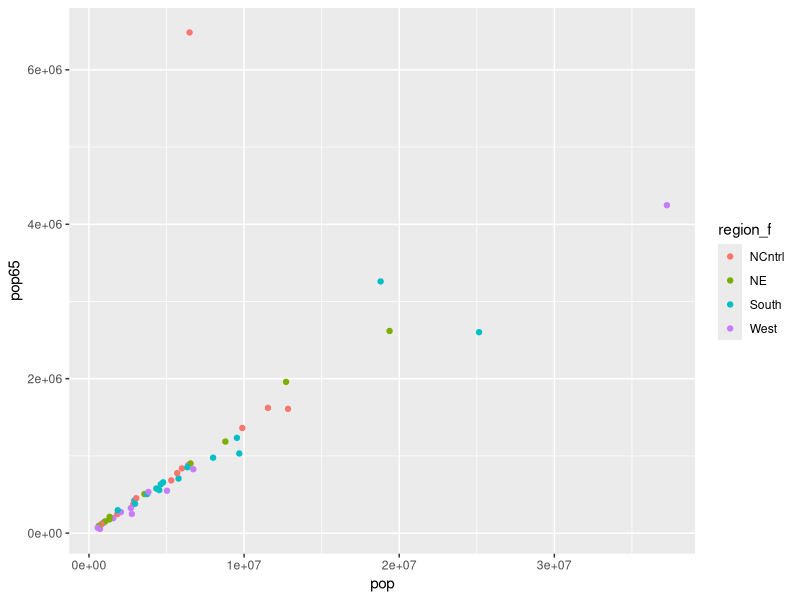
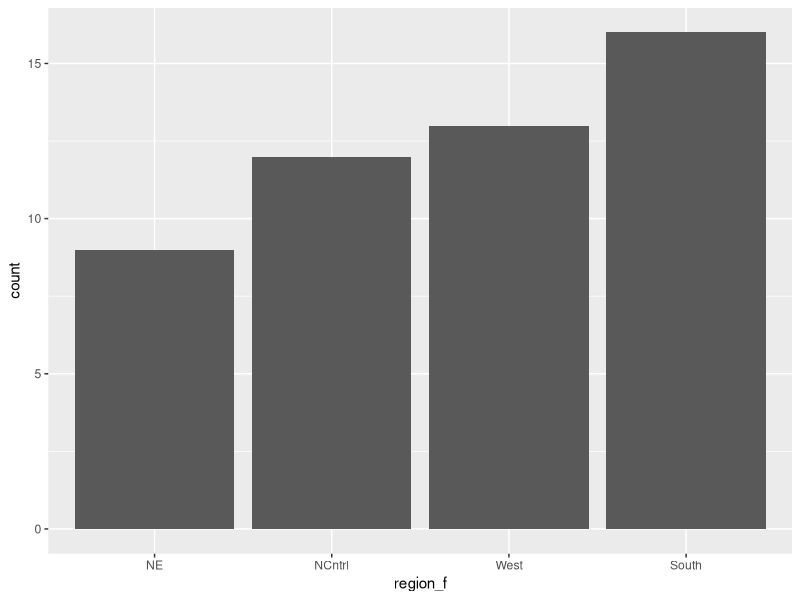
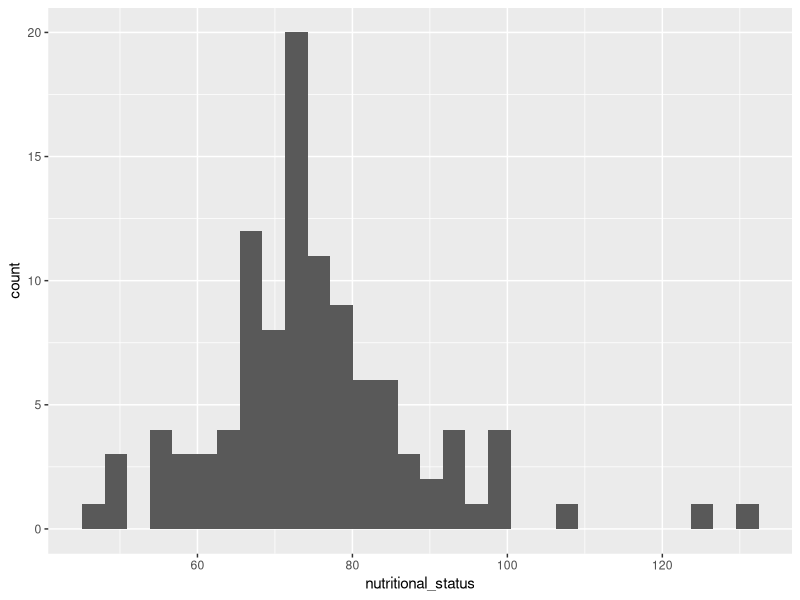
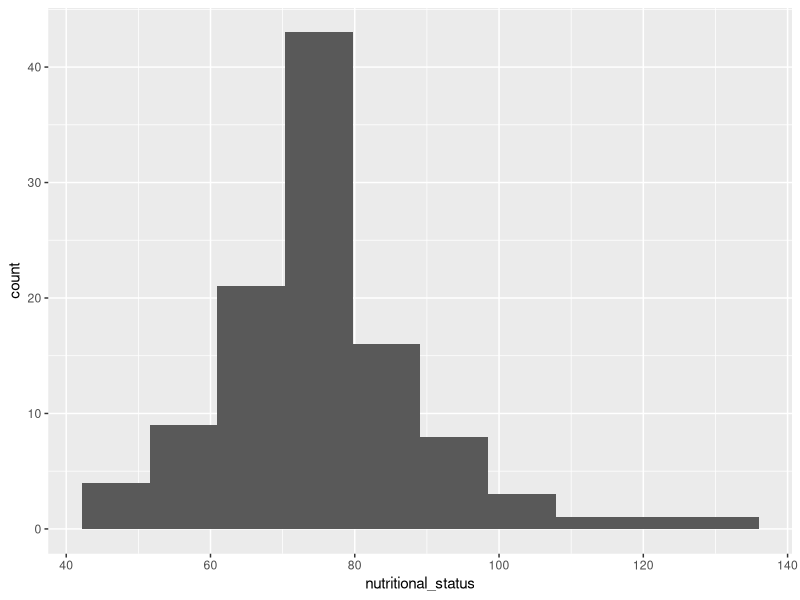
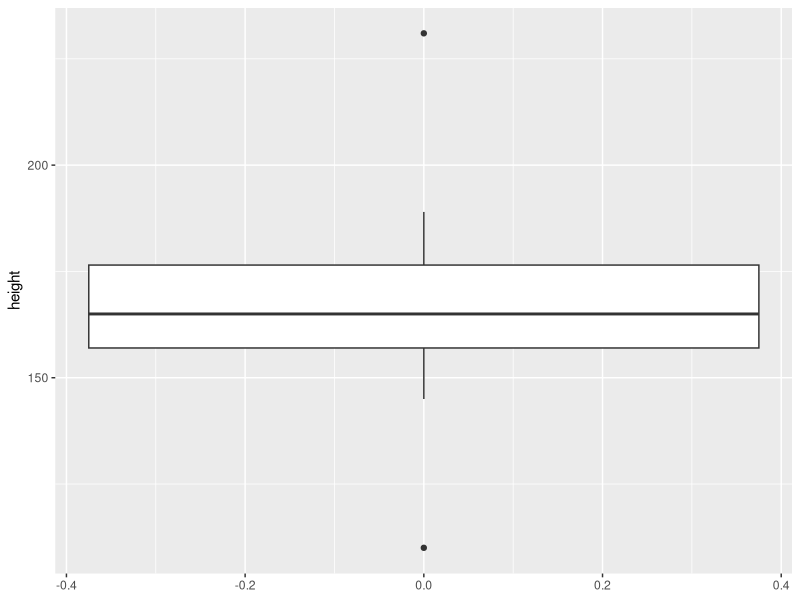
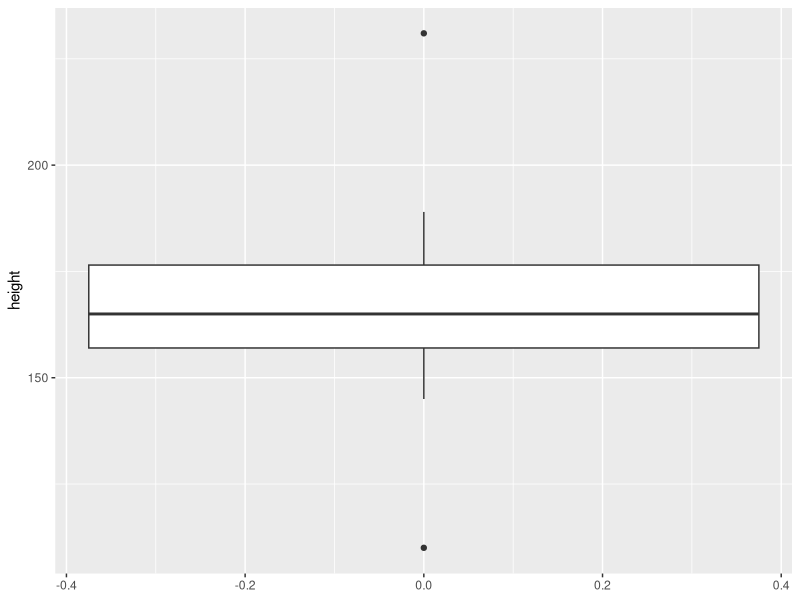
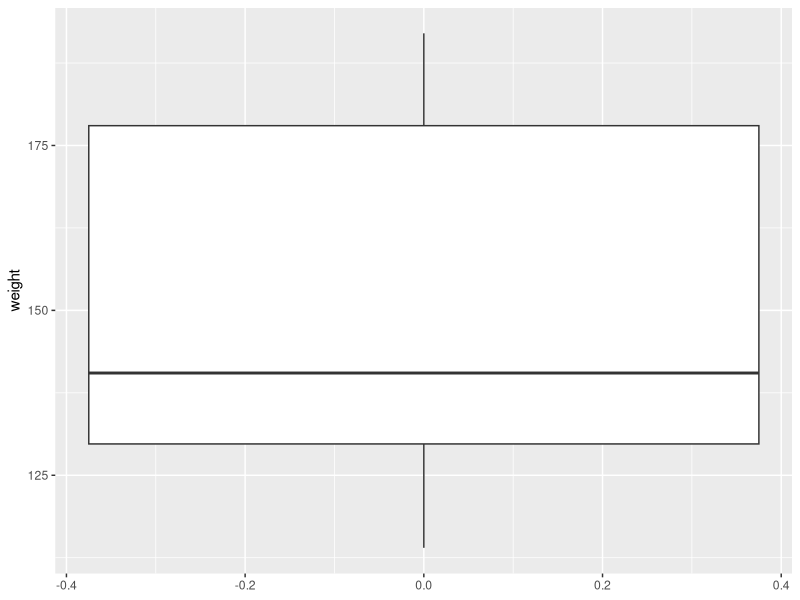
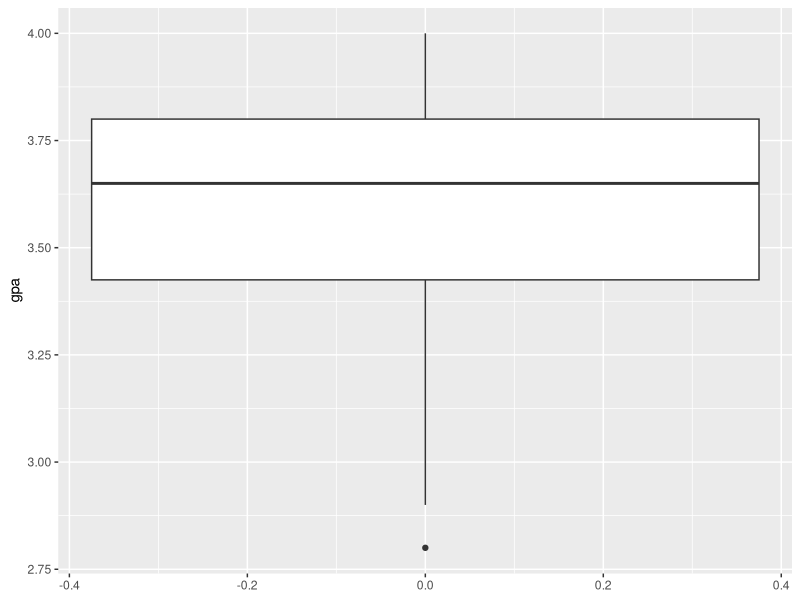

Write the R code that produced these figures, in order.
## ---- chunk 1
#| label: load-packages
library(dplyr, warn.conflicts = FALSE) # The "warn.conflicts" part is optional
library(ggplot2, warn.conflicts = FALSE)
## ---- chunk 2
census <- tribble(
  ~state, ~region,  ~pop,     ~pop65,  ~medage,
  "AL",   "South",  4779736,  657792,  37.9,
  "AK",   "West",   710231,   54938,   33.8,
  "AZ",   "West",   6392017,  881831,  35.9,
  "AR",   "South",  2915918,  419981,  37.4,
  "CA",   "West",   37253956, 4246514, 35.2, 
  "CO",   "West",   5029196,  549625,  36.1, 
  "CT",   "NE",     3574097,  506559,  40.0, 
  "DE",   "South",  897934,   129277,  38.8,
  "FL",   "South",  18801310, 3259602, 40.7,
  "GA",   "South",  9687653,  1032035, 35.3,
  "HI",   "West",   1360301,  195138,  38.6,
  "ID",   "West",   1567582,  194668,  34.6,
  "IL",   "NCntrl", 12830632, 1609213, 36.6,
  "IN",   "NCntrl", 6483802,  6483802, 37.0,
  "IA",   "NCntrl", 3046355,  452888,  38.1,
  "KS",   "NCntrl", 2853118,  376116,  36.0,
  "KY",   "South",  4339367,  578227,  38.1,
  "LA",   "South",  4533372,  557857,  35.8,
  "ME",   "NE",     1328361,  211080,  42.7,
  "MD",   "South",  5773552,  707642,  38.0,
  "MA",   "NE",     6547629,  902724,  39.1,
  "MI",   "NCntrl", 9883640,  1361530, 38.9,
  "MN",   "NCntrl", 5303925,  683121,  37.4,
  "MS",   "South",  2967297,  380407,  36.0,
  "MO",   "NCntrl", 5988927,  838294,  37.9,
  "MT",   "West",   989415,   146742,  39.8,
  "NE",   "NCntrl", 1826341,  246677,  36.2,
  "NV",   "West",   2700551,  324359,  36.3,
  "NH",   "NE",     1316470,  178268,  41.1,
  "NJ",   "NE",     8791894,  1185993, 39.0,
  "NM",   "West",   2059179,  272255,  36.7,
  "NY",   "NE",     19378102, 2617943, 38.0,
  "NC",   "South",  9535483,  1234079, 37.4,
  "ND",   "NCntrl", 672591,   97477,   37.0,
  "OH",   "NCntrl", 11536504, 1622015, 38.8,
  "OK",   "South",  3751351,  506714,  36.2,
  "OR",   "West",   3831074,  533533,  38.4,
  "PA",   "NE",     12702379, 1959307, 40.1,
  "RI",   "NE",     1052567,  151881,  39.4,
  "SC",   "South",  4625364,  631874,  37.9,
  "SD",   "NCntrl", 814180,   116581,  36.9,
  "TN",   "South",  6346105,  853462,  38.0,
  "TX",   "South",  25145561, 2601886, 33.6,
  "UT",   "West",   2763885,  249462,  29.2,
  "VT",   "NE",     625741,   91078,   41.5,
  "VA",   "South",  8001024,  976937,  37.5,
  "WA",   "West",   6724540,  827677,  37.3,
  "WV",   "South",  1852994,  297404,  41.3,
  "WI",   "NCntrl", 5686986,  777314,  38.5,
  "WY",   "West",   563626,   70090,   36.8
)
## ---- chunk 3
census <- census |> 
  mutate(
    state_f  = factor(state),
    region_f = factor(region)
  )
## ---- chunk 4
glimpse(census)
## ---- chunk 5
# Using base R
table(census$region_f)
## ---- chunk 6
# Using dplyr
census |> 
  count(region_f)
## ---- chunk 7
plot <- ggplot(census) +
  geom_bar(aes(x = region_f))
## ---- chunk 8
plot_2 <- plot +
  theme_bw()
## ---- chunk 9
ggplot(census) +
  geom_point(aes(x = pop, y = pop65, color = region_f))
## ---- chunk 10
table(census$region_f)
## ---- chunk 11
census |> 
  mutate(region_f = factor(region, c("NE", "NCntrl", "West", "South"))) |> 
  ggplot() +
    geom_bar(aes(x = region_f))
## ---- chunk 12
cd4_counts <- c(230, 205, 313, 207, 227, 245, 173, 58, 103, 181, 105, 301, 169)
## ---- chunk 13
mode_val <- function(x) {
  
  # Count the number of occurrences for each value of x
  value_counts <- table(x)
  
  # Get the maximum number of times any value is observed
  max_count <- max(value_counts)
  
  # Create and index vector that identifies the positions that correspond to
  # count values that are the same as the maximum count value: TRUE if so
  # and false otherwise
  index <- value_counts == max_count
  
  # Use the index vector to get all values that are observed the same number 
  # of times as the maximum number of times that any value is observed
  unique_values <- names(value_counts)
  result <- unique_values[index]
  
  # If result is the same length as value counts that means that every value
  # occured the same number of times. If every value occurred the same number
  # of times, then there is no mode
  no_mode <- length(value_counts) == length(result)
  
  # If there is no mode then change the value of result to NA
  if (no_mode) {
    result <- NA
  }
  
  # Return result
  result
}
## ---- chunk 14
tibble(
  mean   = mean(cd4_counts),
  median = median(cd4_counts),
  mode   = mode_val(cd4_counts),
  sd     = sd(cd4_counts),
  min    = min(cd4_counts),
  max    = max(cd4_counts)
)
## ---- chunk 15
nutritional_status <- c(73.3, 54.6, 82.4, 76.5, 72.2, 73.6, 74.0, 80.5, 71.0, 56.8, 80.6, 100.0, 79.6, 67.3, 50.4, 66.0, 83.0, 72.3, 55.7, 64.1, 66.3, 50.9, 71.0, 76.5, 99.6, 79.3, 76.9, 96.0, 64.8, 74.0, 72.6, 80.7, 109.0, 68.6, 73.8, 74.0, 72.7, 65.9, 73.3, 84.4, 73.2, 70.0, 72.8, 73.6, 70.0, 77.4, 76.4, 66.3, 50.5, 72.0, 97.5, 130.0, 68.1, 86.4, 70.0, 73.0, 59.7, 89.6, 76.9, 74.6, 67.7, 91.9, 55.0, 90.9, 70.5, 88.2, 70.5, 74.0, 55.5, 80.0, 76.9, 78.1, 63.4, 58.8, 92.3, 100.0, 84.0, 71.4, 84.6, 123.7, 93.7, 76.9, 79.6, 45.6, 92.5, 65.6, 61.3, 64.5, 72.7, 77.5, 76.9, 80.2, 76.9, 88.7, 78.1, 60.6, 59.0, 84.7, 78.2, 72.4, 68.3, 67.5, 76.9, 82.6, 85.4, 65.7, 65.9)
## ---- chunk 16
tibble(
  mean   = mean(nutritional_status),
  median = median(nutritional_status),
  mode   = mode_val(nutritional_status),
  sd     = sd(nutritional_status),
  min    = min(nutritional_status),
  max    = max(nutritional_status)
)
## ---- chunk 17
thilothammal_data <- tibble(
  nutritional_status 
)
## ---- chunk 18
ggplot(thilothammal_data) +
  geom_histogram(aes(x = nutritional_status))
## ---- chunk 19
ggplot(thilothammal_data) +
  geom_histogram(aes(x = nutritional_status), bins = 10)
## ---- chunk 20
class <- tribble(
  ~id, ~height, ~weight, ~male, ~bach5300, ~bios5300, ~epid5300, ~gpa,
  1,  170, 185, 1, 1, 1, 1, 3.6,
  2,  175, 162, 1, 1, 1, 1, 3.7,
  3,  231, 180, 1, 1, 1, 1, 3.8,
  4,  189, 190, 1, 1, 0, 1, 3.8,
  5,  164, 175, 1, 1, 0, 1, NA,
  6,  178, 178, 1, 1, 0, 0, 3.78,
  7,  NA,  192, 1, 1, 1, 0, 3.87,
  8,  184, 178, 1, 1, 1, 0, 3.99,
  9,  186, 169, 1, 1, 1, 0, 3.98,
  10, 174, 130, 1, 1, 0, 0, 4,
  11, 165, 140, 0, 1, 0, 1, 2.8,
  12, 155, 125, 0, 1, 1, NA, 3.56,
  13, 158, 126, 0, 1, 1, 1, NA,
  14, 156, 138, 0, 1, 1, 1, 2.9,
  15, 168, 116, 0, 1, 1, 1, 3.5,
  16, 145, 114, 0, 1, 0, 1, 3.4,
  17, 158, 135, 0, 1, 1, 0, 3.3,
  18, 110, 141, 0, 1, 0, 0, 3.8,
  19, 153, 137, 0, 1, 0, 0, 3.4,
  20, 165, 129, 0, 1, 0, 0, 3.6
)
## ---- chunk 21
class |> 
  summarise(
    n_miss = sum(is.na(height)),
    mean   = mean(height, na.rm = TRUE),
    median = median(height, na.rm = TRUE),
    min    = min(height, na.rm = TRUE),
    max    = max(height, na.rm = TRUE)
  )
## ---- chunk 22
class |> 
  summarise(
    n_miss = sum(is.na(weight)),
    mean   = mean(weight, na.rm = TRUE),
    median = median(weight, na.rm = TRUE),
    min    = min(weight, na.rm = TRUE),
    max    = max(weight, na.rm = TRUE)
  )
## ---- chunk 23
class |> 
  summarise(
    n_miss = sum(is.na(gpa)),
    mean   = mean(gpa, na.rm = TRUE),
    median = median(gpa, na.rm = TRUE),
    min    = min(gpa, na.rm = TRUE),
    max    = max(gpa, na.rm = TRUE)
  )
## ---- chunk 24
na_example <- c(1, 3, NA, 7, NA)
is.na(na_example)
## ---- chunk 25
sum_example <- c(0, 0, 1, 0, 1)
sum(sum_example)
## ---- chunk 26
na_example <- c(1, 3, NA, 7, NA)
sum(is.na(na_example))
## ---- chunk 27
ggplot(class) +
  geom_boxplot(aes(y = height))
## ---- chunk 28
class |> 
  filter(!is.na(height)) |> 
  ggplot() +
    geom_boxplot(aes(y = height))
## ---- chunk 29
class |> 
  filter(!is.na(weight)) |> 
  ggplot() +
    geom_boxplot(aes(y = weight))
## ---- chunk 30
class |> 
  filter(!is.na(gpa)) |> 
  ggplot() +
    geom_boxplot(aes(y = gpa))
